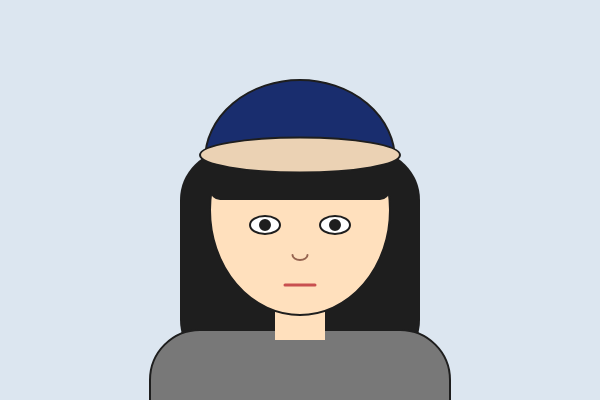
Frame 1 (no input)
Frame 2 (the mouse pressed at the canvas centre, redrawn once): identical to frame 1, image omitted

The p5.js sketch that drew this single still picture (run headless with seeded random() and noise() and a simulated clock; the mouse was pressed at the canvas centre and the sketch redrawn once):

// p5.js sketch
// ── sketch.js
function setup() {
  createCanvas(600, 400);
  noLoop(); 
}

function draw() {
  background(220, 230, 240); 
  fill(30); 
  noStroke();
  ellipse(300, 340, 240, 100); 
  rect(180, 150, 240, 220, 50); 
  fill(120, 120, 120); 
  stroke(30);
  strokeWeight(2);
  rect(150, 330, 300, 100, 80, 80, 0, 0); 
  fill(255, 224, 189); 
  noStroke();
  rect(275, 290, 50, 50);
  stroke(30);
  fill(255, 224, 189);
  ellipse(300, 210, 180, 210);
  fill(30);
  noStroke();
  rect(210, 140, 180, 60, 10); 
  fill(25, 45, 110); 
  stroke(30);
  strokeWeight(2);
  arc(300, 160, 190, 160, PI, TWO_PI); 
  fill(235, 210, 180); 
  ellipse(300, 155, 200, 35);
  fill(255);
  stroke(30);
  ellipse(265, 225, 30, 18);
  ellipse(335, 225, 30, 18);
  fill(30);
  circle(265, 225, 10);
  circle(335, 225, 10);
  noFill();
  stroke(150, 100, 80);
  strokeWeight(2);
  arc(300, 255, 15, 10, 0, PI);
  stroke(200, 80, 80);
  strokeWeight(3);
  line(285, 285, 315, 285);
}
